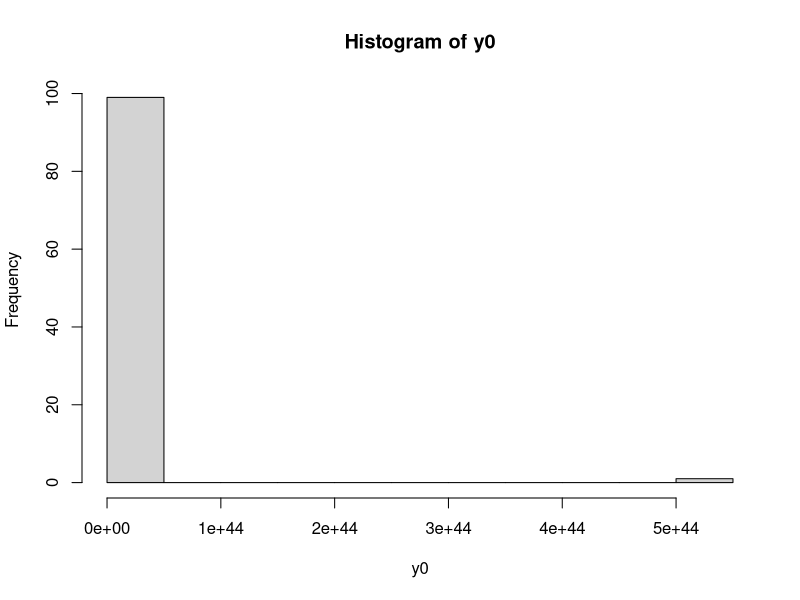
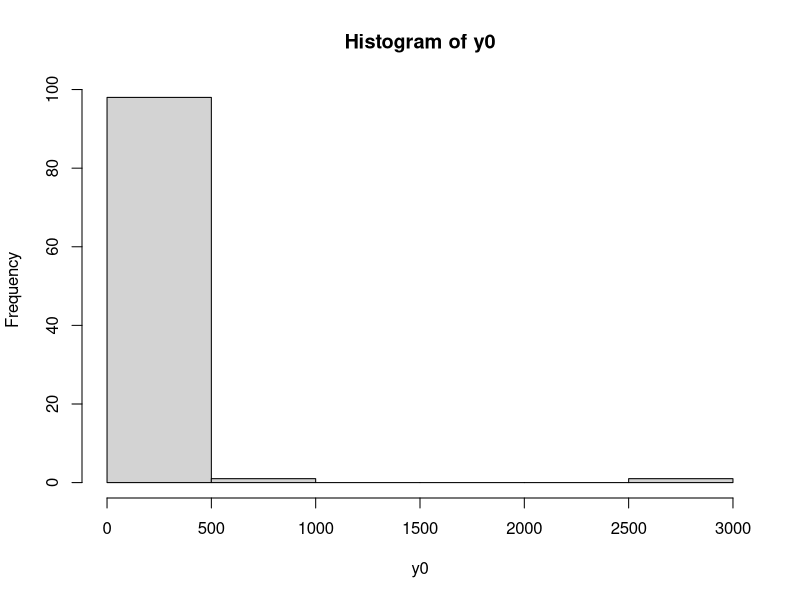
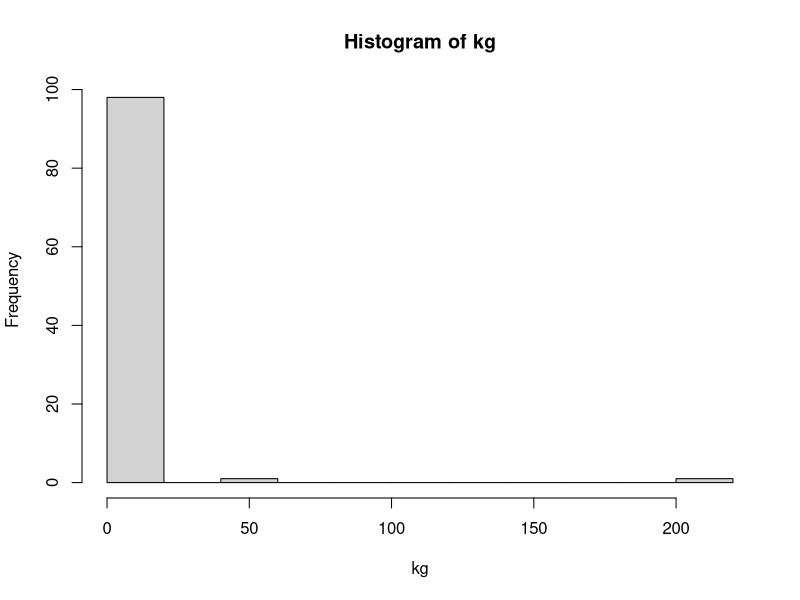
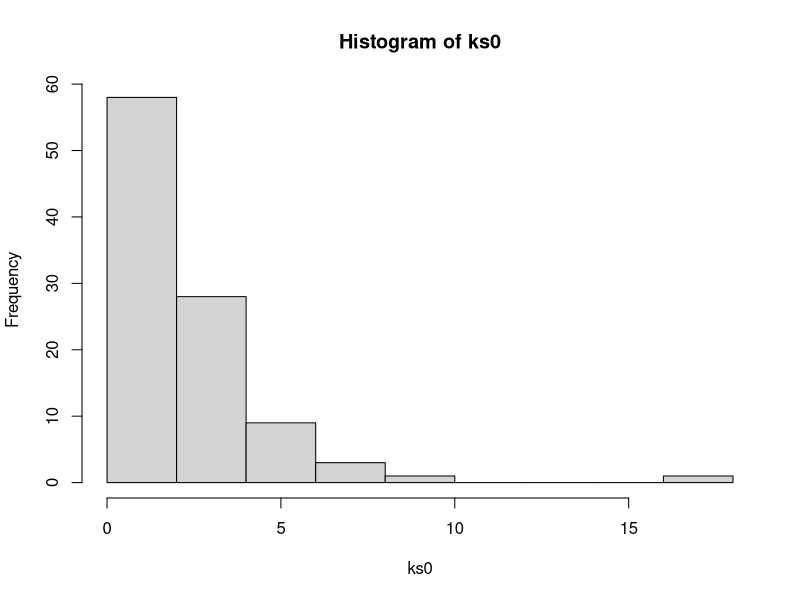
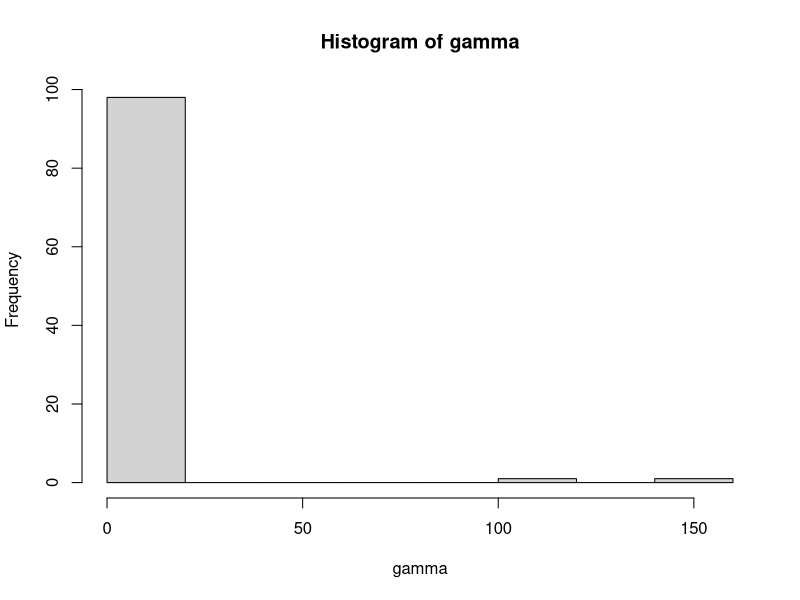
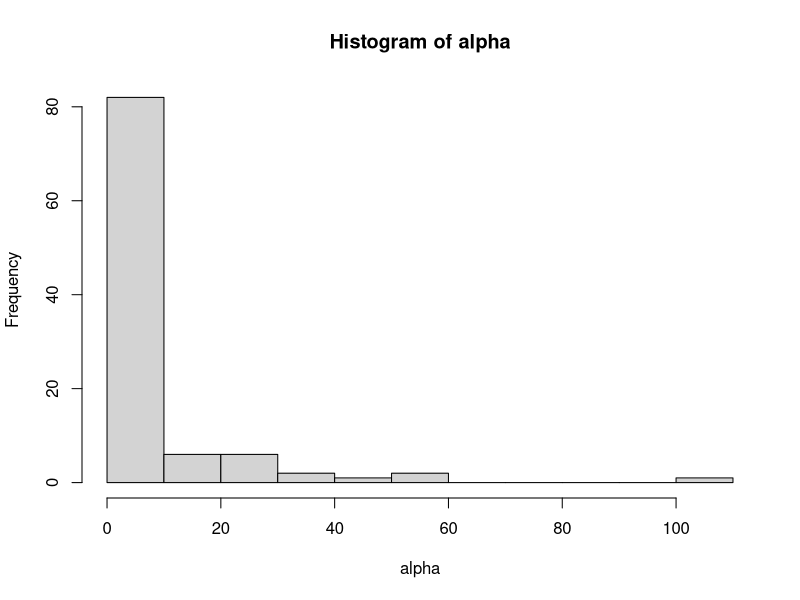

Write R code to recreate these figures, in order.
###############################################################################



#     Check the non-centered parametrization for the parameters for Stan



################################################################################
# Hierarchical models can be made much more efficient by shifting the data’s correlation 
# with the parameters to the hyperparameters.
# see https://mc-stan.org/docs/2_18/stan-users-guide/reparameterization-section.html

#' *  baseline y0*

# prior
tvbase<-rnorm(100,80,10)
# sd of random effect
omega_base<-abs(rnorm(100,0,1))

#random effects
eta_base<-rnorm(100,0,1)

# non-cenntered parametrization 
y0<-exp(tvbase+eta_base*omega_base)
y0
hist(y0)
# with this expression we force y0 to pe positive but one can also conclude from
# the histograme 
# from fitting the model in stan with this parametrization we conclude that MCMC diverge


# better option for y0 expression
y0<-exp(log(tvbase)+eta_base*omega_base)
y0
hist(y0)
# this log transformation is working much better
# one reason can be, because the prior tvbase follows a normal distribution with mean 80 and sd 10.


#' *  growth rate kg*
tvkg<-rnorm(100,0.5,0.5)
omega_kg<-abs(rnorm(100,0,1))
eta_kg<-rnorm(rnorm(100,0,1))
kg<-exp(tvkg+eta_kg*omega_kg)
hist(kg)
# in this case, the parametrization and the chosen distribution seem feasible 
# and giving results around the desired value for kg


#' *  shrinkage rate ks0*
tvks0<-rnorm(100,0.5,0.5)
omega_ks0<-abs(rnorm(100,0,1))
eta_ks0<-rnorm(rnorm(100,0,1))
ks0<-exp(tvks0+eta_ks0*omega_ks0)
hist(ks0)

#' *  resistance parameter gamma*
tvgamma<-rnorm(100,0.5,0.5)
omega_gamma<-abs(rnorm(100,0,1))
eta_gamma<-rnorm(rnorm(100,0,1))
gamma<-exp(tvgamma+eta_gamma*omega_gamma)
hist(gamma)


#' * strength parameter between dose and ks: alpha  *
tvalpha<-rnorm(100,0,2)
omega_alpha<-abs(rnorm(100,0,1))
eta_alpha<-rnorm(rnorm(100,0,1))
alpha<-exp(tvalpha+eta_alpha*omega_alpha)
hist(alpha)